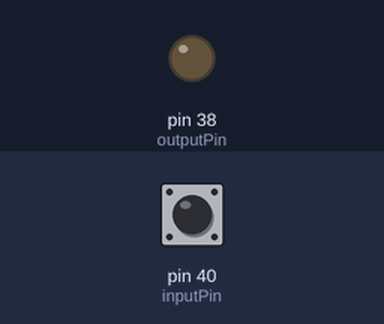
This program was run on a simulated Raspberry Pi (header pin numbers). On the bench: output pins drawn as LEDs (lit = HIGH). Dashed ring = blinking. Inputs (shaded band) come from the test bench; at power-on: pin 40 (inputPin) LOW. What the program prints to the terminal is not drawn.

Above: at 1.2 s.
1.3 s: pin 40 (inputPin) driven HIGH
At 1.7 s:
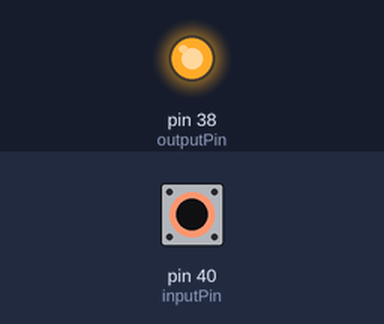
2.8 s: pin 40 (inputPin) pulsed LOW 5 times (0.12 s each, 0.3 s apart)
At 3.37 s:
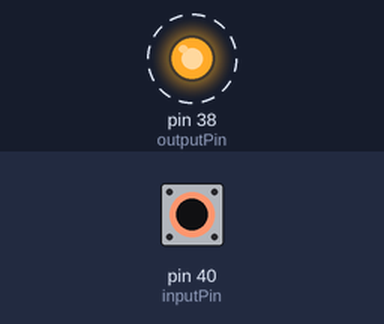
Timing chart, 0 to 5.8 s (numbered marks = the images above; inputs shaded):
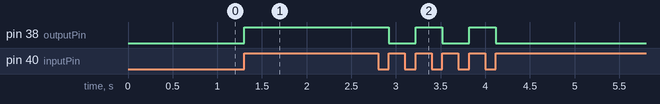

Measured:
- after the input at 1.3 s, pin 38 (outputPin): LOW → HIGH at once
- after the input at 2.8 s, pin 38 (outputPin): alternates HIGH for 0.30 s and LOW for 0.30 s, 5 changes in all, then stays LOW, starting after 0.12 s

The program:

toggle.py
```python
import RPi.GPIO as GPIO
from time import sleep

GPIO.setmode(GPIO.BOARD)
inputPin = 40
outputPin = 38
GPIO.setup(inputPin,GPIO.IN)
GPIO.setup(outputPin,GPIO.OUT)

inputState = 0
prevInputState = 0

outputState = 0

try:
	while True:
		print(inputState,outputState)
		inputState = GPIO.input(inputPin)
		if inputState != prevInputState:
			if inputState == 1:
				outputState = not outputState
				GPIO.output(outputPin,outputState)
		prevInputState = inputState
except KeyboardInterrupt:
	GPIO.cleanup()
```
